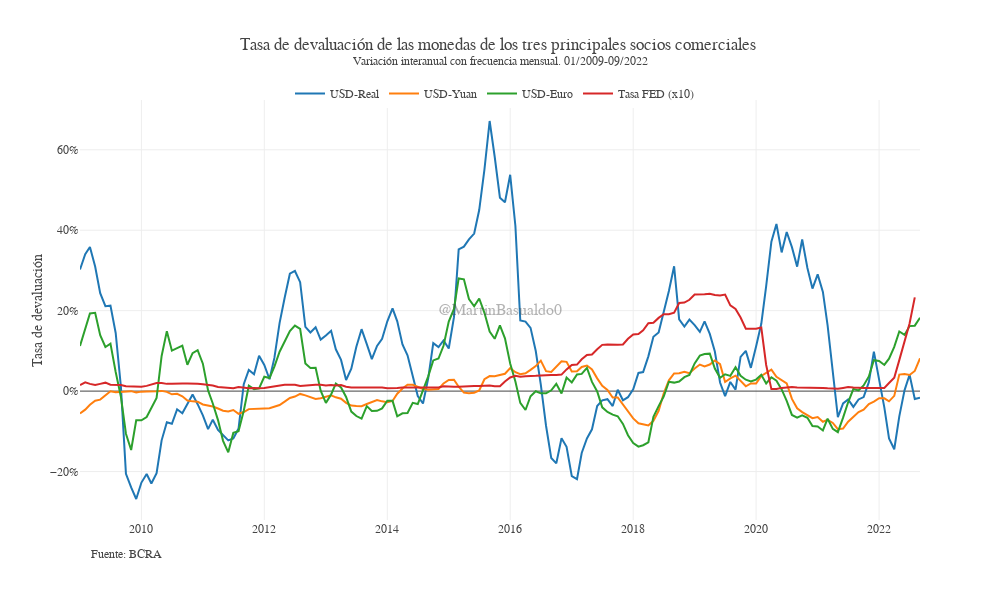

Notebook code cell kept with this figure:
### Code cell
def plot_tasa_deva():
    x = var_cotizaciones_usd["Período"]

    #Datos
    cotizaciones_plot = go.Figure()
    cotizaciones_plot.add_trace(go.Scatter(name = "USD-Real", x=x, y=var_cotizaciones_usd["Brasil"], mode = "lines"))
    cotizaciones_plot.add_trace(go.Scatter(name = "USD-Yuan", x=x, y=var_cotizaciones_usd["China"], mode = "lines"))
    # cotizaciones_plot.add_trace(go.Scatter(name = "ARS-USD", x=x, y=var_cotizaciones_usd["Argentina"], mode = "lines"))
    cotizaciones_plot.add_trace(go.Scatter(name = "USD-Euro", x=x, y=var_cotizaciones_usd["Euro"], mode = "lines"))
    cotizaciones_plot.add_trace(go.Scatter(name = "Tasa FED (x10)", x=x, y=var_cotizaciones_usd["FEDFUNDS"], mode = "lines"))
    #Propiedades
    cotizaciones_plot.update_xaxes(showgrid=True)
    cotizaciones_plot.update_yaxes(title_text="Tasa de devaluación", tickformat= ',.0%')
    cotizaciones_plot.update_layout(separators=",.", font_family="Georgia",
    height=600, width=1000,
    template = 'none',
    title_text=f"Tasa de devaluación de las monedas de los tres principales socios comerciales <br><sup>Variación interanual con frecuencia mensual. {desde}-{hasta}",
    legend = dict(yanchor="top",y=1.05, xanchor="left",x=0.25,orientation='h'))

    note = 'Fuente: BCRA'
    cotizaciones_plot.add_annotation(showarrow=False, text=note,font=dict(size=12), xref='paper',x=0.1,yref='paper', y=-0.1, 
                            xanchor='right', yanchor='auto', xshift=0, yshift=0,)

    #Marca de agua
    cotizaciones_plot.add_annotation(showarrow=False, text='@MartinBasualdo0', font=dict(size=16), font_family="arial", opacity=0.4,
        xref='paper', yref='paper', x=0.5, y=0.5)
    return cotizaciones_plot

plot_tasa_deva()

### Figure 1 — Plotly figure (JSON) as saved in the notebook; plotly's stock layout.template omitted (floating-point values rounded to 4 significant figures; data arrays with more than 128 entries replaced by an {"elided": "..."} marker saying what was removed)
{"data": [{"mode": "lines", "name": "USD-Real", "type": "scatter", "x": {"elided": "165 str values"}, "y": {"elided": "165 float values"}}, {"mode": "lines", "name": "USD-Yuan", "type": "scatter", "x": {"elided": "165 str values"}, "y": {"elided": "165 float values"}}, {"mode": "lines", "name": "USD-Euro", "type": "scatter", "x": {"elided": "165 str values"}, "y": {"elided": "165 float values"}}, {"mode": "lines", "name": "Tasa FED (x10)", "type": "scatter", "x": {"elided": "165 str values"}, "y": {"elided": "165 float values"}}], "layout": {"annotations": [{"font": {"size": 12}, "showarrow": false, "text": "Fuente: BCRA", "x": 0.1, "xanchor": "right", "xref": "paper", "xshift": 0, "y": -0.1, "yanchor": "auto", "yref": "paper", "yshift": 0}, {"font": {"family": "arial", "size": 16}, "opacity": 0.4, "showarrow": false, "text": "@MartinBasualdo0", "x": 0.5, "xref": "paper", "y": 0.5, "yref": "paper"}], "font": {"family": "Georgia"}, "height": 600, "legend": {"orientation": "h", "x": 0.25, "xanchor": "left", "y": 1.05, "yanchor": "top"}, "separators": ",.", "title": {"text": "Tasa de devaluación de las monedas de los tres principales socios comerciales <br><sup>Variación interanual con frecuencia mensual. 01/2009-09/2022"}, "width": 1000, "xaxis": {"showgrid": true}, "yaxis": {"tickformat": ",.0%", "title": {"text": "Tasa de devaluación"}}}}
